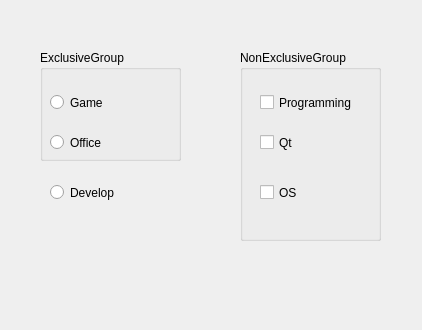
<?xml version="1.0" encoding="UTF-8"?>
<ui version="4.0">
 <class>Widget</class>
 <widget class="QWidget" name="Widget">
  <property name="geometry">
   <rect>
    <x>0</x>
    <y>0</y>
    <width>422</width>
    <height>330</height>
   </rect>
  </property>
  <property name="windowTitle">
   <string>My_First_Window</string>
  </property>
  <widget class="QGroupBox" name="groupBox">
   <property name="geometry">
    <rect>
     <x>40</x>
     <y>50</y>
     <width>141</width>
     <height>111</height>
    </rect>
   </property>
   <property name="title">
    <string>ExclusiveGroup</string>
   </property>
   <property name="checkable">
    <bool>false</bool>
   </property>
   <widget class="QRadioButton" name="radioButton">
    <property name="geometry">
     <rect>
      <x>10</x>
      <y>40</y>
      <width>91</width>
      <height>25</height>
     </rect>
    </property>
    <property name="text">
     <string>Game</string>
    </property>
    <property name="icon">
     <iconset resource="resources.qrc">
      <normaloff>:/resources/browser.png</normaloff>:/resources/browser.png</iconset>
    </property>
   </widget>
   <widget class="QRadioButton" name="radioButton_2">
    <property name="geometry">
     <rect>
      <x>10</x>
      <y>80</y>
      <width>91</width>
      <height>25</height>
     </rect>
    </property>
    <property name="text">
     <string>Office</string>
    </property>
    <property name="icon">
     <iconset resource="resources.qrc">
      <normaloff>:/resources/calendar.png</normaloff>:/resources/calendar.png</iconset>
    </property>
   </widget>
  </widget>
  <widget class="QGroupBox" name="groupBox_2">
   <property name="geometry">
    <rect>
     <x>240</x>
     <y>50</y>
     <width>141</width>
     <height>191</height>
    </rect>
   </property>
   <property name="title">
    <string>NonExclusiveGroup</string>
   </property>
   <widget class="QCheckBox" name="checkBox_4">
    <property name="geometry">
     <rect>
      <x>20</x>
      <y>40</y>
      <width>121</width>
      <height>25</height>
     </rect>
    </property>
    <property name="cursor">
     <cursorShape>ArrowCursor</cursorShape>
    </property>
    <property name="text">
     <string>Programming</string>
    </property>
    <property name="icon">
     <iconset resource="resources.qrc">
      <normaloff>:/resources/editor.png</normaloff>:/resources/editor.png</iconset>
    </property>
   </widget>
   <widget class="QCheckBox" name="checkBox_3">
    <property name="geometry">
     <rect>
      <x>20</x>
      <y>80</y>
      <width>95</width>
      <height>25</height>
     </rect>
    </property>
    <property name="text">
     <string>Qt</string>
    </property>
    <property name="icon">
     <iconset resource="resources.qrc">
      <normaloff>:/resources/mail.png</normaloff>:/resources/mail.png</iconset>
    </property>
   </widget>
   <widget class="QCheckBox" name="checkBox_2">
    <property name="geometry">
     <rect>
      <x>20</x>
      <y>130</y>
      <width>95</width>
      <height>25</height>
     </rect>
    </property>
    <property name="text">
     <string>OS</string>
    </property>
    <property name="icon">
     <iconset resource="resources.qrc">
      <normaloff>:/resources/users.png</normaloff>:/resources/users.png</iconset>
    </property>
   </widget>
  </widget>
  <widget class="QRadioButton" name="radioButton_4">
   <property name="geometry">
    <rect>
     <x>50</x>
     <y>180</y>
     <width>101</width>
     <height>25</height>
    </rect>
   </property>
   <property name="text">
    <string>Develop</string>
   </property>
   <property name="icon">
    <iconset resource="resources.qrc">
     <normaloff>:/resources/chat.png</normaloff>:/resources/chat.png</iconset>
   </property>
  </widget>
  <zorder>groupBox_2</zorder>
  <zorder>groupBox</zorder>
  <zorder>radioButton_4</zorder>
 </widget>
 <resources>
  <include location="resources.qrc"/>
 </resources>
 <connections/>
</ui>
